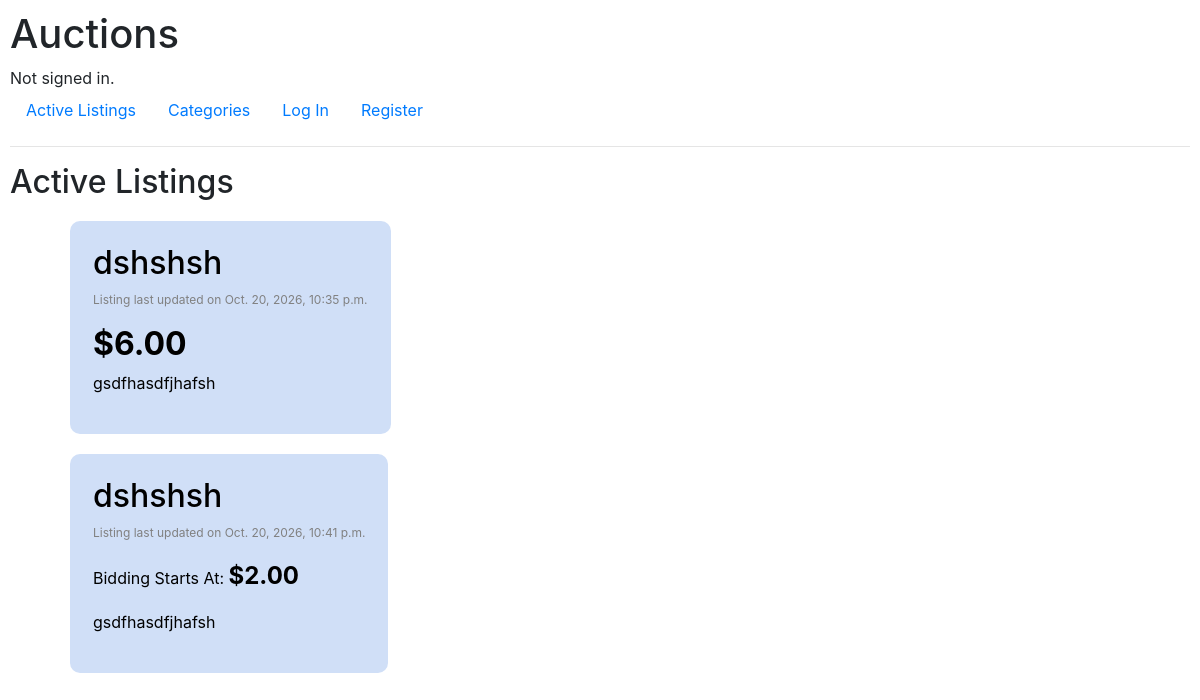
Before: / with the older database file.
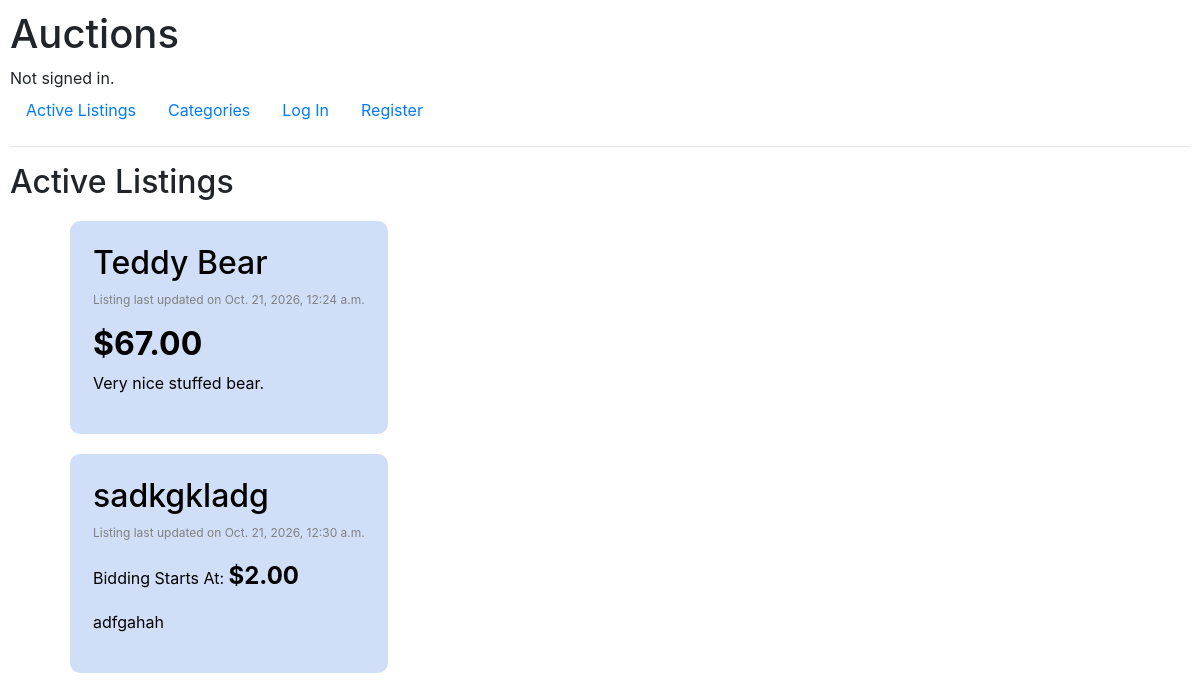
After: the same page with the newer database file.
### auctions/models.py (models this page shows, shortened)
class Item(models.Model):
    item_owner = models.ForeignKey(User, to_field='id', on_delete=models.CASCADE, related_name="owned_item")
    item_name = models.CharField(max_length=64)
    item_image_link = models.CharField(max_length=500)
    item_starting_bid = models.DecimalField(decimal_places=2, max_digits=19)
    item_posted_time = models.DateTimeField(auto_now_add=True)
    item_last_updated = models.DateTimeField(auto_now=True)
    item_sold = models.BooleanField(default=False)
    @property
    def item_current_bid(self):
        highest_bid = ItemBid.objects.filter(
            item=self.id
        ).order_by('-bid').first()
        if highest_bid:
            return highest_bid.bid
        return None
    class item_type(models.TextChoices):
        AllCategories = 'AC', _('All Categories')
        Antiques = 'AN', _('Antiques')
        Art = 'AR', _('Art')
        Baby = 'BA', _('Baby')
        Books = 'BO', _('Books')
        BusinessIndustrial = 'BI', _('Business & Industrial')
        CamerasPhoto = 'CP', _('Cameras & Photo')
        CellPhonesAccessories = 'CA', _('Cell Phones & Accessories')
        ClothingShoesAccessories = 'CS', _('Clothing, Shoes & Accessories')
        CoinsPaperMoney = 'CO', _('Coins & Paper Money')
        Collectibles = 'CL', _('Collectibles')
        ComputersTabletsNetworking = 'CT', _('Computers/Tablets & Networking')
        ConsumerElectronics = 'CE', _('Consumer Electronics')
        Crafts = 'CR', _('Crafts')
        DollsBears = 'DB', _('Dolls & Bears')
        DVDsMovies = 'DM', _('DVDs & Movies')
        EntertainmentMemorabilia = 'EM', _('Entertainment Memorabilia')
        EverythingElse = 'EE', _('Everything Else')
        GiftCards = 'GC', _('Gift Cards')
        HealthBeauty = 'HB', _('Health & Beauty')
        HomeGarden = 'HG', _('Home & Garden')
        JewelryWatches = 'JW', _('Jewelry & Watches')
        Music = 'MU', _('Music')
        MusicalInstrumentsGear = 'MI', _('Musical Instruments & Gear')
        PetSupplies = 'PS', _('Pet Supplies')
        PotteryGlass = 'PG', _('Pottery & Glass')
        RealEstate = 'RE', _('Real Estate')
        SpecialtyServices = 'SS', _('Specialty Services')
        SportingGoods = 'SG', _('Sporting Goods')
        SportsMemorabilia = 'SM', _('Sports Mem, Cards & Fan Shop')
        Stamps = 'ST', _('Stamps')
        Tickets = 'TI', _('Tickets & Experiences')
        ToysHobbies = 'TH', _('Toys & Hobbies')
        Travel = 'TR', _('Travel')
        VideoGamesConsoles = 'VG', _('Video Games & Consoles')
    item_type = models.CharField(
        max_length=2,
        choices=item_type,
        default=item_type.AllCategories
        )

class ItemBid(models.Model):
    user = models.ForeignKey(User, on_delete=models.CASCADE, related_name="user_bidding")
    item = models.PositiveIntegerField(Item)
    bid = models.DecimalField(decimal_places=2, max_digits=19)

class ItemDescription(models.Model):
    item = models.OneToOneField(Item, on_delete=models.CASCADE, primary_key=True)
    item_description = models.CharField(max_length=1000)

### auctions/views.py (the view)
# urls.py: path("", views.index, name="index"),
def index(request):
    items = Item.objects.select_related('item_owner')
    return render(request, "auctions/index.html", {
        "items": items
    })

### auctions/templates/auctions/index.html (shortened to what this page needs)
{% extends "auctions/layout.html" %}
{% block body %}
    <h2>Active Listings</h2>
    <ul>
        {% for item in items %}
            <div class="index-listing-container">
                <a href="{% url 'listings:listing' item.id %}" class="fill-div">
                    <div class="index-listing">
                        <h2 class="listing-text">{{ item.item_name }}</h2>
                        <p class="listing-created-date">Listing last updated on {{ item.item_posted_time }}</p>
                        {% if item.item_current_bid is None %}
                            <p class="listing-text">Bidding Starts At: <span style="font-size: 1.5em; margin-right: 10px;"><b> ${{ item.item_starting_bid }}</b></span></p>
                        {% else %}
                            <p class="listing-text"><h2><b class="listing-text">${{ item.item_current_bid }}</b></h2>
                        {% endif %}
                        <p class="listing-text">{{ item.itemdescription.item_description }}</p>
                    </div>
                </a>
            </div>
        {% empty %}
            <div class="alert alert-primary" role="alert">
                No listings to display.
            </div>
        {% endfor %}
    </ul>
{% endblock %}

Changed rows visible on the page:
removed Item: item_name "dshshsh", item_posted_time "Oct. 20, 2026, 10:35 p.m.", item_current_bid "6.00", itemdescription.item_description "gsdfhasdfjhafsh"
removed Item: item_name "dshshsh", item_posted_time "Oct. 20, 2026, 10:41 p.m.", item_starting_bid "2.00", itemdescription.item_description "gsdfhasdfjhafsh"
added Item: item_name "Teddy Bear", item_posted_time "Oct. 21, 2026, 12:24 a.m.", item_current_bid "67.00", itemdescription.item_description "Very nice stuffed bear."
added Item: item_name "sadkgkladg", item_posted_time "Oct. 21, 2026, 12:30 a.m.", item_starting_bid "2.00", itemdescription.item_description "adfgahah"
